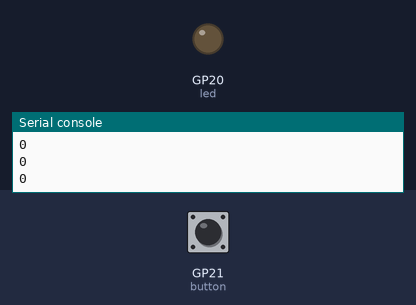
Recording of a program running on a simulated Raspberry Pi Pico running MicroPython. Parts: output pins drawn as LEDs (lit = HIGH), the last lines printed to the serial console. Inputs (shaded band) come from the test bench; at power-on: GP21 (button) LOW.

Above: at 1.2 s.
1.3 s: GP21 (button) pulled HIGH for 0.15 s
At 1.4 s:
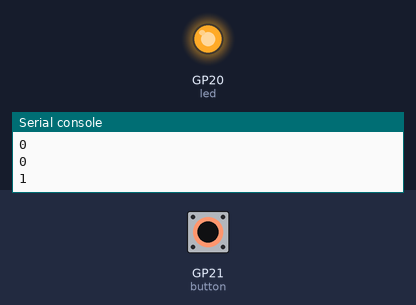
3.0 s: GP21 (button) pulled HIGH for 3.2 s
At 6.9 s:
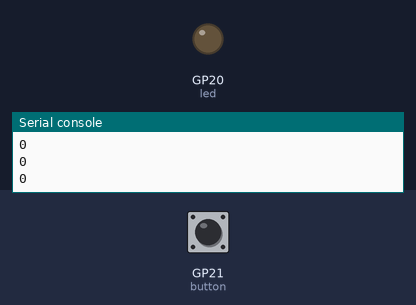
Timing chart, 0 to 8.4 s (numbered marks = the images above; inputs shaded):
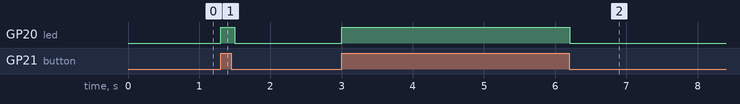

The program:

Taster-LED.py
```python
'''
Taster-LED.py

TASTER (21) - LED (20)
Wenn Taster -> 0 = LED on
R=220Ω
'''


from machine import Pin
from time import sleep
led = Pin(20, Pin.OUT)
button = Pin(21, Pin.IN, Pin.PULL_DOWN)
while True:
    led.value(button.value())
    sleep(0.1)
    print(button.value())
```

Measured:
- after the input at 1.3 s, GP20 (led): LOW → HIGH at once, → LOW 0.20 s later
- after the input at 3.0 s, GP20 (led): LOW → HIGH at once, → LOW 3.2 s later
